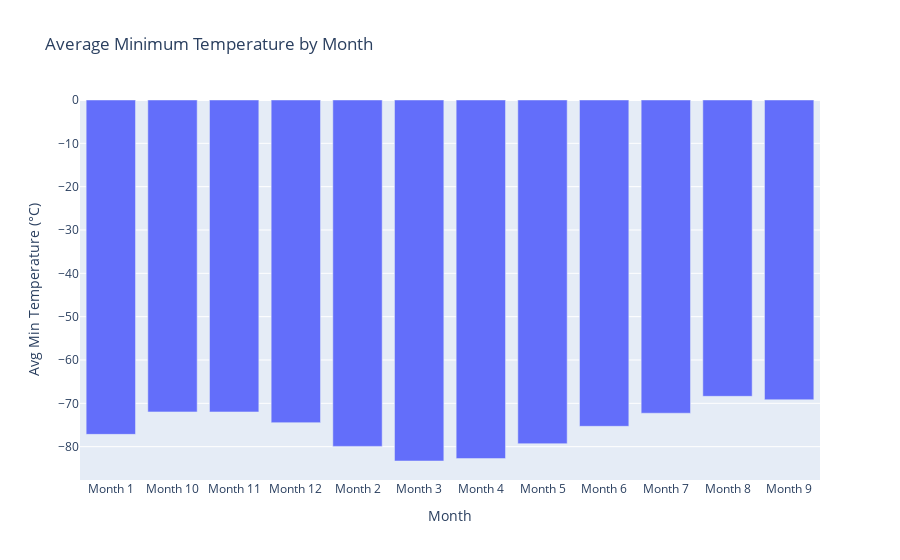

Source (notebook cell):
### Markdown cell above
**2B.** Using your grouped results above to plot a bar chart of the average minimum temperature by month.

### Code cell
# Bar chart of the average min_temp by month
import plotly.express as px
fig = px.bar(avg_temp_by_month,
             x='month',
             y='min_temp',
             title='Average Minimum Temperature by Month',
             labels={'month': 'Month', 'min_temp': 'Avg Min Temperature (°C)'},
             category_orders={'month': sorted(df['month'].unique())})  
fig.show()

### Figure 1 — Plotly figure (JSON) as saved in the notebook; plotly's stock layout.template omitted (floating-point values rounded to 4 significant figures)
{"data": [{"alignmentgroup": "True", "hovertemplate": "Month=%{x}<br>Avg Min Temperature (°C)=%{y}<extra></extra>", "legendgroup": "", "marker": {"color": "#636efa", "pattern": {"shape": ""}}, "name": "", "offsetgroup": "", "orientation": "v", "showlegend": false, "textposition": "auto", "type": "bar", "x": ["Month 1", "Month 10", "Month 11", "Month 12", "Month 2", "Month 3", "Month 4", "Month 5", "Month 6", "Month 7", "Month 8", "Month 9"], "xaxis": "x", "y": [-77.16, -71.98, -71.99, -74.45, -79.93, -83.31, -82.75, -79.31, -75.3, -72.28, -68.38, -69.17], "yaxis": "y"}], "layout": {"autosize": true, "barmode": "relative", "legend": {"tracegroupgap": 0}, "title": {"text": "Average Minimum Temperature by Month"}, "xaxis": {"anchor": "y", "autorange": true, "categoryarray": ["Month 1", "Month 10", "Month 11", "Month 12", "Month 2", "Month 3", "Month 4", "Month 5", "Month 6", "Month 7", "Month 8", "Month 9"], "categoryorder": "array", "domain": [0, 1], "range": [-0.5, 11.5], "title": {"text": "Month"}, "type": "category"}, "yaxis": {"anchor": "x", "autorange": true, "domain": [0, 1], "range": [-87.69, 0], "title": {"text": "Avg Min Temperature (°C)"}, "type": "linear"}}}
